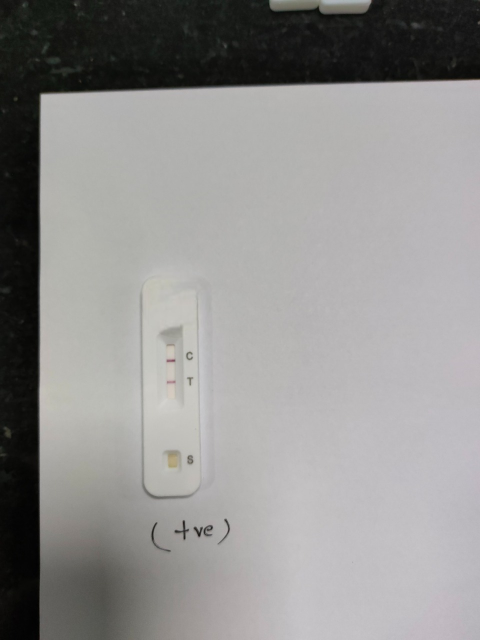
#> input picture image/2.jpg, 960 x 1280 px (shown at 1/2 size)
$ python 'test'"'"'.py'
#> lines starting #> are read from the running program, lines starting #| are printed output that depends on the picture; after the words box and inside, x2 and y2 are one past the last pixel; in counts of white or black regions, pixels touching at a corner belong together
import cv2
import os
import sys
import easyocr
import numpy as np


# Function to find nearest point
def find_nearest_point(list1, list2):
    list1 = np.array(list1)
    list2 = np.array(list2)

    distances = np.sqrt(np.sum((list2[:, np.newaxis] - list1) ** 2, axis=2))
    nearest_points = list2[np.argmin(distances, axis=0)]

    return nearest_points.tolist()


def get_key_from_value(dictionary, value):
    for key, val in dictionary.items():
        if val == value:
            return key
    # If the value is not found, you can handle it based on your requirement
    raise ValueError("Value not found in the dictionary")


def find_blue_regions(image_path):
    # Load the image
    image = cv2.imread(image_path)

    # Convert the image to the HSV color space
    hsv_image = cv2.cvtColor(image, cv2.COLOR_BGR2HSV)

    # Define the lower and upper bounds for the blue color (in HSV)
    lower_blue = np.array([110, 50, 50])
    upper_blue = np.array([130, 255, 255])

    # Threshold the image to get only the blue regions
    blue_mask = cv2.inRange(hsv_image, lower_blue, upper_blue)

    # Bitwise-AND the original image with the blue mask to extract the blue regions
    blue_regions = cv2.bitwise_and(image, image, mask=blue_mask)

    return blue_regions


# Function to classify the number of red lines in an image
def classify_red_lines(image_path, opt):
#> called with image_path = 'image/2.jpg', opt = 1
    temp_img = "temp.jpg"

    # Load the image
    image = cv2.imread(image_path)
#> image is the input picture: shape (1280, 960, 3); mean B, G, R 143.4, 144.5, 145.4

    # Get the current width and height of the image
    height, width = image.shape[:2]
#> height = 1280; width = 960

    # Double the width and height
    desired_width = int(width * 1.5)
#> desired_width = 1440
    desired_height = int(height * 1.5)
#> desired_height = 1920

    # Resize the image
    resized_image = cv2.resize(image, (desired_width, desired_height))
    cv2.imwrite(temp_img, resized_image)

    # Convert the image to grayscale
    gray = cv2.cvtColor(resized_image, cv2.COLOR_BGR2GRAY)

    # Apply color thresholding to detect red regions
    _, thresh = cv2.threshold(gray, 0, 255, cv2.THRESH_BINARY + cv2.THRESH_OTSU)
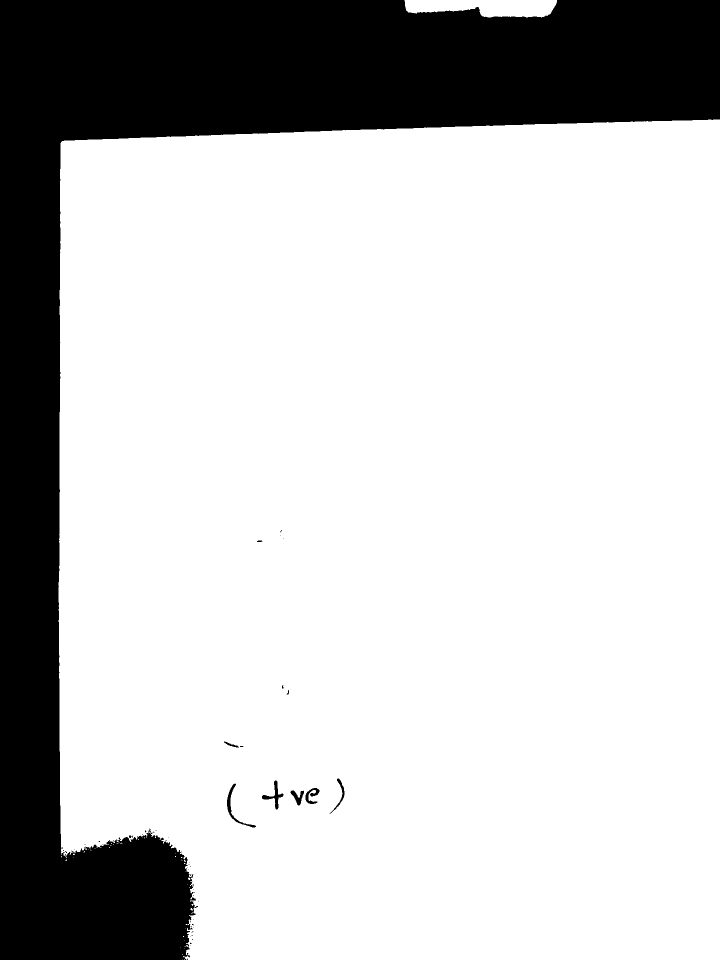
#> thresh: shape (1920, 1440) (shown at 1/2 size); 77.4% white; 52 black regions (42 under 20 px)

    # Find contours in the thresholded image
    contours, _ = cv2.findContours(thresh, cv2.RETR_EXTERNAL, cv2.CHAIN_APPROX_SIMPLE)
#> contours = 46 contours, 44 with area under 20; largest, box (x1, y1, x2, y2) and area: (117, 239, 1440, 1920) 2130482, (809, 0, 1114, 35) 7915

    # Count the number of red lines
    red_line_count = 0
    red_line = []
    for contour in contours:
        # Calculate the area of each contour
        area = cv2.contourArea(contour)

        # If the area is above a certain threshold, consider it as a red line
        if area > 100:  # Adjust the threshold value as per your requirements
            print(contour)
            contour_np = np.squeeze(contour, 1)
            red_line.append(np.average(contour_np, 0))
            red_line_count += 1
#> this loop made 46 passes
#> (area, red_line_count) on passes 45 to 46: (2130481.5, 1), (7915, 2)
#> (printed output is left out)
#> after the loop, red_line = [[366.8, 1384.2], [962.8, 23.98]]; red_line_count = 2
    red_line = np.array(red_line)

    if opt == 1:
        # Recognize characters
#> (the run stopped early here; a loop or call above may not have finished)

$ run again, with image/1.jpg copied over image/2.jpg
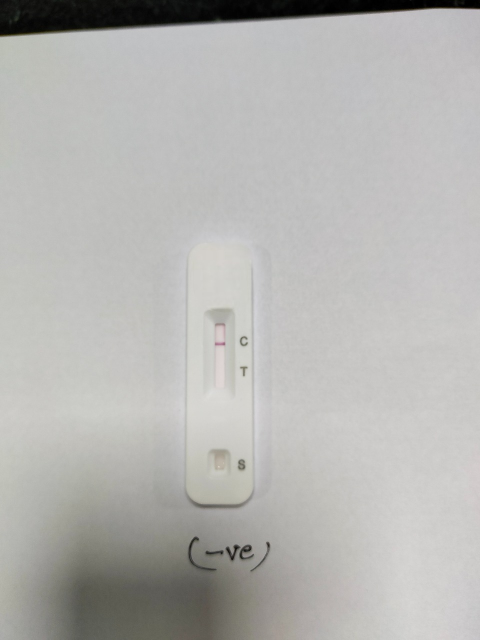
#> input picture image/1.jpg, 960 x 1280 px (shown at 1/2 size)
#> in classify_red_lines, image is the input picture: shape (1280, 960, 3); mean B, G, R 177.7, 180.2, 180.7
#> in classify_red_lines, `_, thresh = cv2.threshold(gray, 0, 255, cv2.THRESH_BINARY + cv2.THRESH..`:
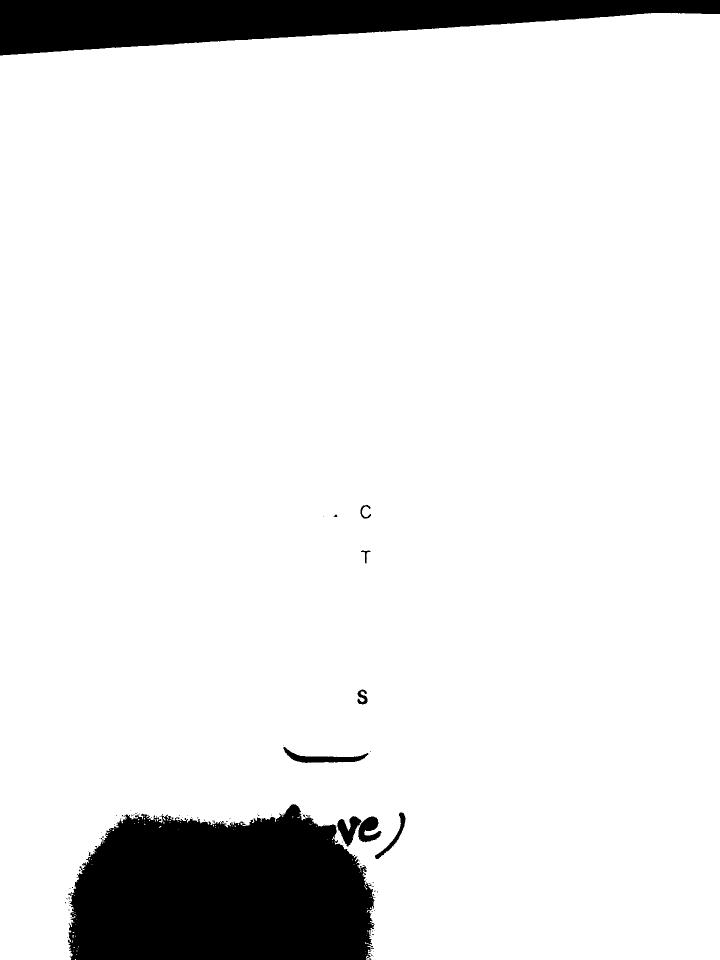
#> thresh: shape (1920, 1440) (shown at 1/2 size); 90.7% white; 93 black regions (83 under 20 px)
#> contours = 90 contours, 89 with area under 20; largest, box (x1, y1, x2, y2) and area: (0, 26, 1440, 1920) 2509811
#> the loop in classify_red_lines, `for contour in contours:` made 90 passes
#> (area, red_line_count) on pass 90: (2509811, 1)
#> (printed output is left out)
#> after the loop in classify_red_lines, `for contour in contours:`: red_line = [[488.9, 1461.1]]; red_line_count = 1

$ run again, with image/4.jpg copied over image/2.jpg
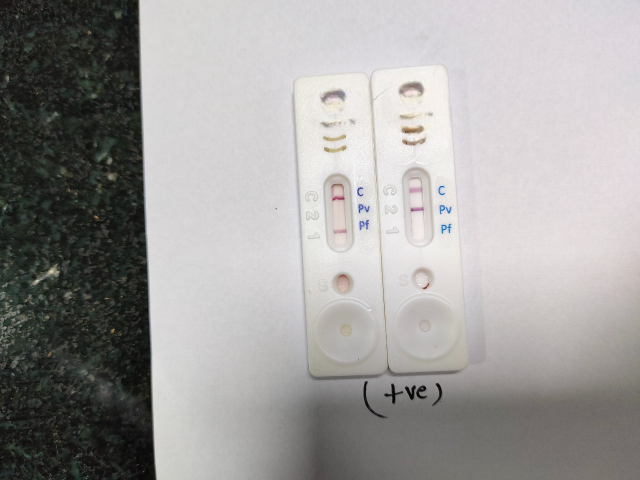
#> input picture image/4.jpg, 1280 x 960 px (shown at 1/2 size)
#> in classify_red_lines, image is the input picture: shape (960, 1280, 3); mean B, G, R 156.2, 157.5, 159.3
#> in classify_red_lines, `_, thresh = cv2.threshold(gray, 0, 255, cv2.THRESH_BINARY + cv2.THRESH..`:
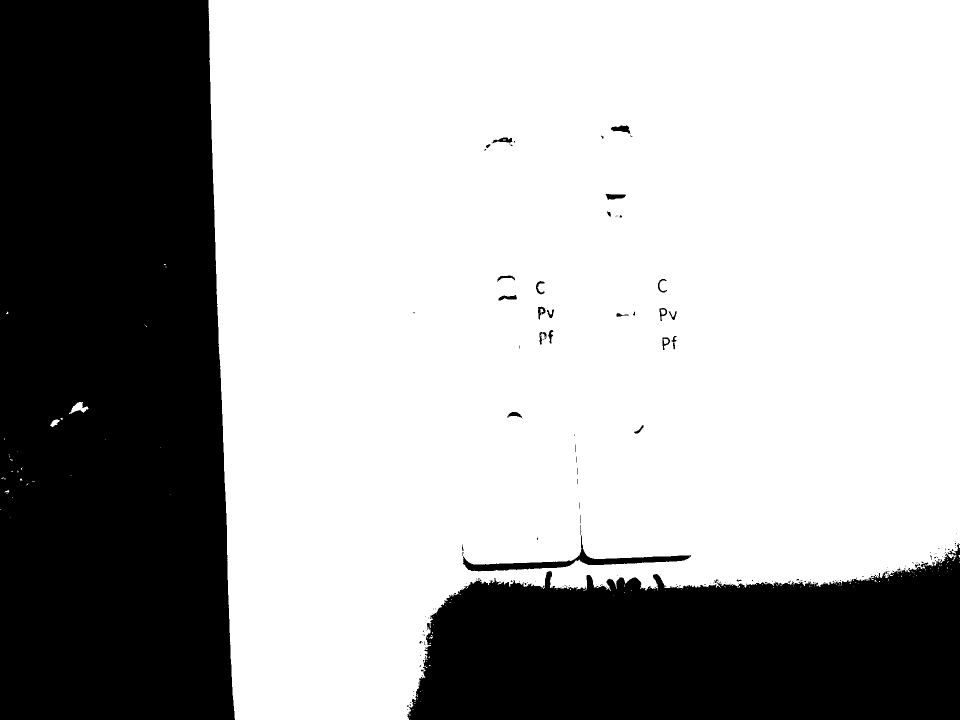
#> thresh: shape (1440, 1920) (shown at 1/2 size); 66.1% white; 157 black regions (130 under 20 px)
#> contours = 152 contours, 149 with area under 20; largest, box (x1, y1, x2, y2) and area: (417, 0, 1920, 1440) 1831944, (138, 804, 177, 828) 370, (100, 839, 120, 854) 129
#> the loop in classify_red_lines, `for contour in contours:` made 152 passes
#> area on passes 144, 146, 152: 129, 369.5, 1831943.5
#> (printed output is left out)
#> after the loop in classify_red_lines, `for contour in contours:`: red_line = [[109.2, 845.9], [157.7, 816.9], [1252.3, 1137.3]]; red_line_count = 3
